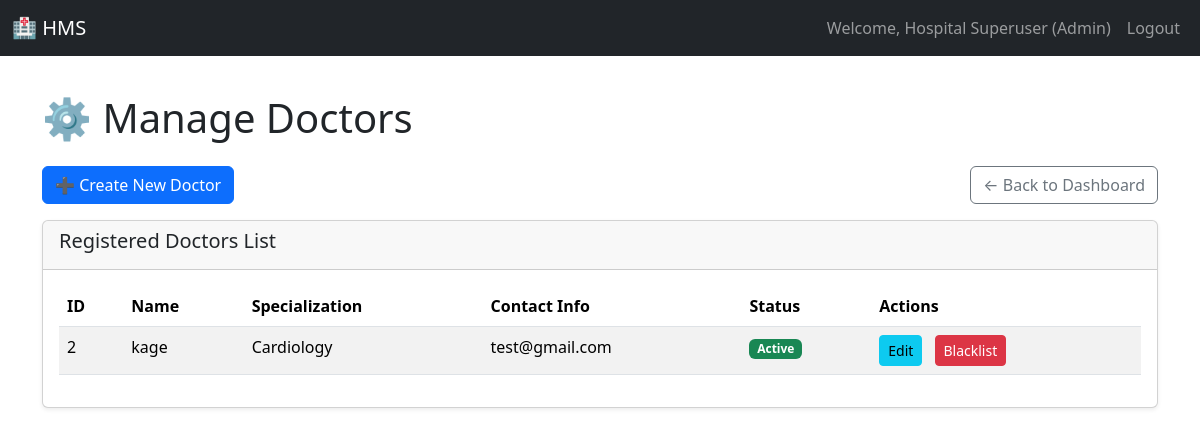
Page /admin/doctors (signed in) on the committed database.
### models.py (models this page shows)
class User(UserMixin, db.Model):
    __tablename__ = 'user'
    id = db.Column(db.Integer, primary_key=True)
    username = db.Column(db.String(80), unique=True, nullable=False)
    password_hash = db.Column(db.String(128), nullable=False)
    role = db.Column(db.String(10), nullable=False)  # Admin, Doctor, Patient
    name = db.Column(db.String(100), nullable=False)
    contact_info = db.Column(db.String(100))
    is_active = db.Column(db.Boolean, default=True) # Used for blacklist/deactivation
    doctor_profile = db.relationship('Doctor', backref='user', uselist=False)
    patient_profile = db.relationship('Patient', backref='user', uselist=False)

class Doctor(db.Model):
    __tablename__ = 'doctor'
    user_id = db.Column(db.Integer, db.ForeignKey('user.id'), primary_key=True)
    specialization_id = db.Column(db.Integer, db.ForeignKey('specialization.id'), nullable=False)
    appointments = db.relationship('Appointment', backref='doctor', lazy='dynamic')

class Specialization(db.Model):
    __tablename__ = 'specialization'
    id = db.Column(db.Integer, primary_key=True)
    name = db.Column(db.String(80), unique=True, nullable=False)
    description = db.Column(db.String(255))
    doctors = db.relationship('Doctor', backref='specialization', lazy='dynamic')

### app.py (the view)
@app.route('/admin/doctors')
@role_required('Admin')
def manage_doctors():
    doctors = Doctor.query.join(User).all()
    return render_template('manage_doctors.html', doctors=doctors)

### app.py (called while the page is built)
@login_manager.user_loader
def load_user(user_id):
    return User.query.get(int(user_id))

def role_required(role):
    def wrapper(func):
        @login_required
        @functools.wraps(func)
        def decorated_view(*args, **kwargs):
            if current_user.role != role:
                flash('Access denied. You do not have the required permissions.', 'danger')
                return redirect(url_for('dashboard'))
            return func(*args, **kwargs)
        return decorated_view
    return wrapper

### templates/manage_doctors.html (shortened to what this page needs)
{% extends "base.html" %}
{% block content %}
<h1 class="mb-4">⚙️ Manage Doctors</h1>
<div class="d-flex justify-content-between align-items-center mb-3">
    <a href="{{ url_for('add_doctor') }}" class="btn btn-primary">➕ Create New Doctor</a>
    <a href="{{ url_for('admin_dashboard') }}" class="btn btn-outline-secondary">← Back to Dashboard</a>
</div>
<div class="card shadow-sm">
    <div class="card-header">
        <h5>Registered Doctors List</h5>
    </div>
    <div class="card-body">
        <table class="table table-hover table-striped">
            <thead>
                <tr>
                    <th>ID</th>
                    <th>Name</th>
                    <th>Specialization</th>
                    <th>Contact Info</th>
                    <th>Status</th>
                    <th>Actions</th>
                </tr>
            </thead>
            <tbody>
                {% for doctor in doctors %}
                <tr>
                    <td>{{ doctor.user_id }}</td>
                    <td>{{ doctor.user.name }}</td>
                    <td>{{ doctor.specialization.name }}</td>
                    <td>{{ doctor.user.contact_info or 'N/A' }}</td>
                    <td>
                        {% if doctor.user.is_active %}
                            <span class="badge bg-success">Active</span>
                        {% else %}
                            <span class="badge bg-danger">Blacklisted</span>
                        {% endif %}
                    </td>
                    <td>
                        <a href="{{ url_for('edit_doctor', user_id=doctor.user_id) }}" class="btn btn-sm btn-info me-2">Edit</a>
                        <form method="POST" action="{{ url_for('toggle_blacklist', user_id=doctor.user_id) }}" style="display:inline;">
                            {% if doctor.user.is_active %}
                                <button type="submit" class="btn btn-sm btn-danger" onclick="return confirm('Are you sure you want to blacklist this doctor?');">Blacklist</button>
                            {% else %}
                                <button type="submit" class="btn btn-sm btn-success" onclick="return confirm('Are you sure you want to reactivate this doctor?');">Activate</button>
                            {% endif %}
                        </form>
                    </td>
                </tr>
                {% else %}
                <tr>
                    <td colspan="6" class="text-center text-muted">No doctors have been registered yet.</td>
                </tr>
                {% endfor %}
            </tbody>
        </table>
    </div>
</div>
{% endblock %}

### templates/base.html (shortened to what this page needs)
<!DOCTYPE html>
<html lang="en">
<head>
    <link href="https://cdn.jsdelivr.net/npm/bootstrap@5.3.3/dist/css/bootstrap.min.css" rel="stylesheet">
</head>
<body>
    <nav class="navbar navbar-expand-lg navbar-dark bg-dark fixed-top">
        <div class="container-fluid">
            <a class="navbar-brand" href="{{ url_for('dashboard') }}">🏥 HMS</a>
            <div class="collapse navbar-collapse" id="navbarNav">
                <ul class="navbar-nav ms-auto">
                    {% if current_user.is_authenticated %}
                    <li class="nav-item">
                        <span class="nav-link">Welcome, {{ current_user.name }} ({{ current_user.role }})</span>
                    </li>
                    <li class="nav-item">
                        <a class="nav-link btn btn-sm btn-outline-light" href="{{ url_for('logout') }}">Logout</a>
                    </li>
                    {% endif %}
                </ul>
            </div>
        </div>
    </nav>
    <div class="container mt-4">
        {% block content %}{% endblock %}
    </div>
</body>
</html>

### templates/base.html (style rules this page uses)
body { padding-top: 70px; }

### rows in the picture
User: name "Hospital Superuser", role "Admin"
Doctor: user_id "2", user.name "kage", specialization.name "Cardiology", user "test@gmail.com"
